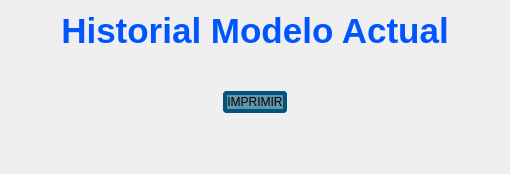
               <widget class="QWidget" name="DataBase_page">
                <layout class="QVBoxLayout" name="verticalLayout_19">
                 <item>
                  <layout class="QVBoxLayout" name="verticalLayout_18">
                   <property name="spacing">
                    <number>0</number>
                   </property>
                   <property name="leftMargin">
                    <number>50</number>
                   </property>
                   <property name="topMargin">
                    <number>0</number>
                   </property>
                   <property name="rightMargin">
                    <number>50</number>
                   </property>
                   <property name="bottomMargin">
                    <number>50</number>
                   </property>
                   <item>
                    <widget class="QLabel" name="label">
                     <property name="text">
                      <string>&lt;html&gt;&lt;head/&gt;&lt;body&gt;&lt;p align=&quot;center&quot;&gt;&lt;span style=&quot; font-size:26pt; font-weight:700; color:#0055ff;&quot;&gt;Historial Modelo Actual&lt;/span&gt;&lt;/p&gt;&lt;/body&gt;&lt;/html&gt;</string>
                     </property>
                    </widget>
                   </item>
                   <item>
                    <spacer name="verticalSpacer_12">
                     <property name="orientation">
                      <enum>Qt::Orientation::Vertical</enum>
                     </property>
                     <property name="sizeType">
                      <enum>QSizePolicy::Policy::Fixed</enum>
                     </property>
                     <property name="sizeHint" stdset="0">
                      <size>
                       <width>20</width>
                       <height>40</height>
                      </size>
                     </property>
                    </spacer>
                   </item>
                   <item>
                    <widget class="QWidget" name="DatabaseWidget" native="true">
                     <property name="sizePolicy">
                      <sizepolicy hsizetype="Minimum" vsizetype="Expanding">
                       <horstretch>0</horstretch>
                       <verstretch>0</verstretch>
                      </sizepolicy>
                     </property>
                     <property name="styleSheet">
                      <string notr="true">background-color: rgb(0, 85, 255);
background-color: rgba(0, 85, 255, 150);
background-color: rgba(122, 114, 127,150);</string>
                     </property>
                    </widget>
                   </item>
                   <item>
                    <layout class="QHBoxLayout" name="horizontalLayout_6">
                     <item>
                      <spacer name="horizontalSpacer_4">
                       <property name="orientation">
                        <enum>Qt::Orientation::Horizontal</enum>
                       </property>
                       <property name="sizeHint" stdset="0">
                        <size>
                         <width>40</width>
                         <height>20</height>
                        </size>
                       </property>
                      </spacer>
                     </item>
                     <item>
                      <widget class="QPushButton" name="btn_printCurrIndex">
                       <property name="styleSheet">
                        <string notr="true">QPushButton{
background-color: rgba(0, 85, 127, 150);
font: 700 18pt &quot;Segoe UI&quot;;
border-radius: 4px;
border: 4px solid black;
border-color: rgb(0, 85, 127);}

QPushButton:pressed {
	background-color: rgb(0, 85, 127);
}</string>
                       </property>
                       <property name="text">
                        <string>IMPRIMIR</string>
                       </property>
                      </widget>
                     </item>
                     <item>
                      <spacer name="horizontalSpacer_7">
                       <property name="orientation">
                        <enum>Qt::Orientation::Horizontal</enum>
                       </property>
                       <property name="sizeHint" stdset="0">
                        <size>
                         <width>40</width>
                         <height>20</height>
                        </size>
                       </property>
                      </spacer>
                     </item>
                    </layout>
                   </item>
                  </layout>
                 </item>
                </layout>
               </widget>
